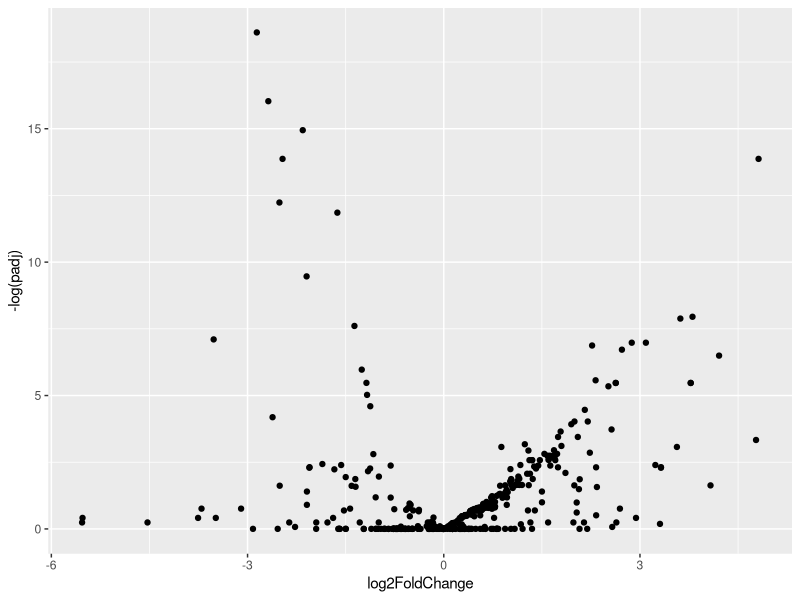
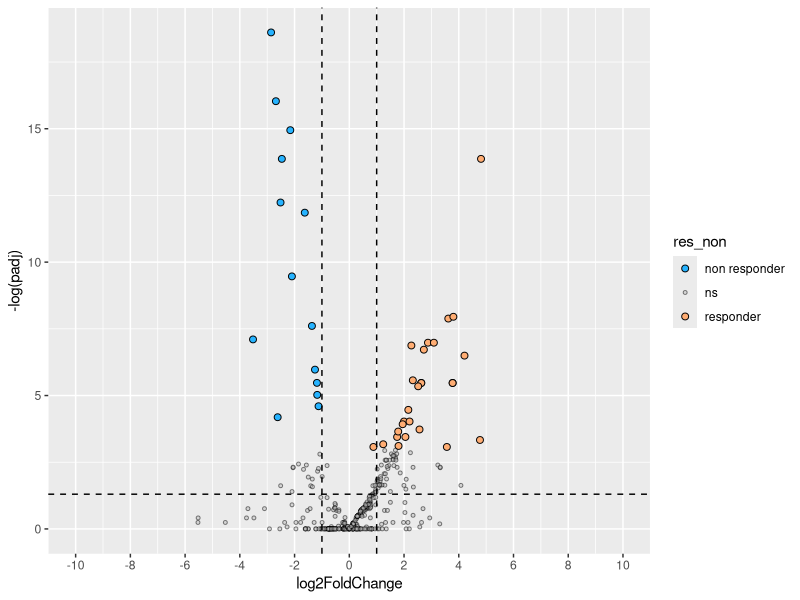
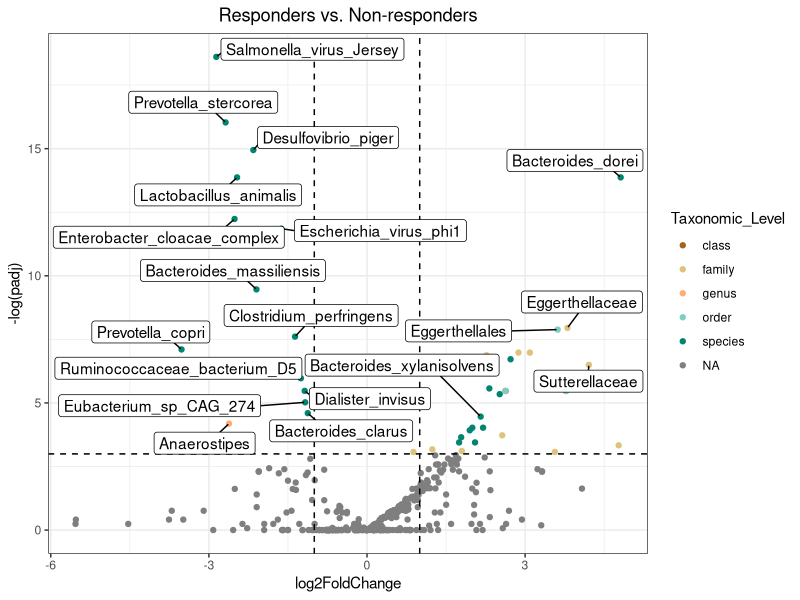
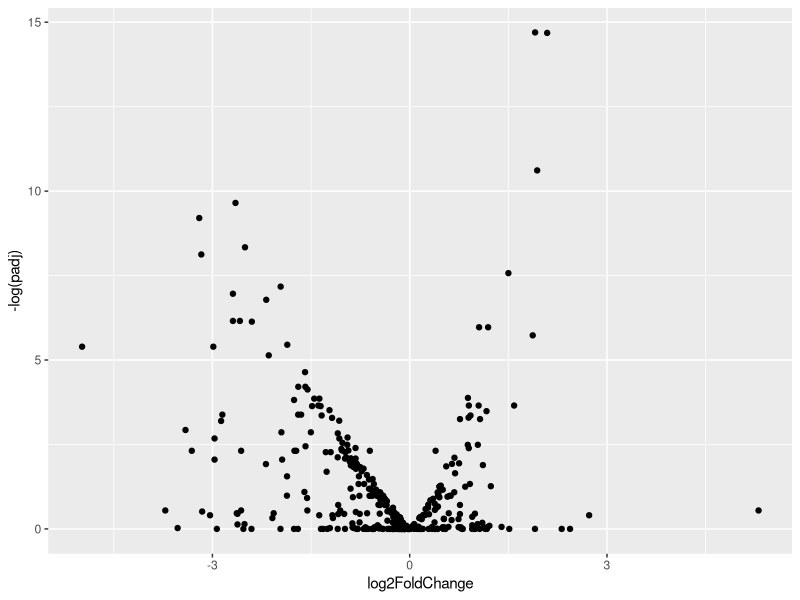
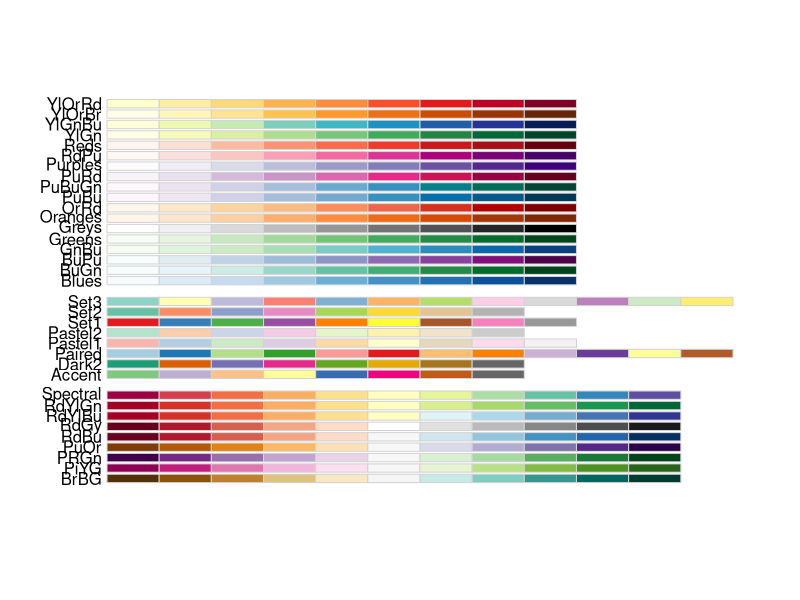
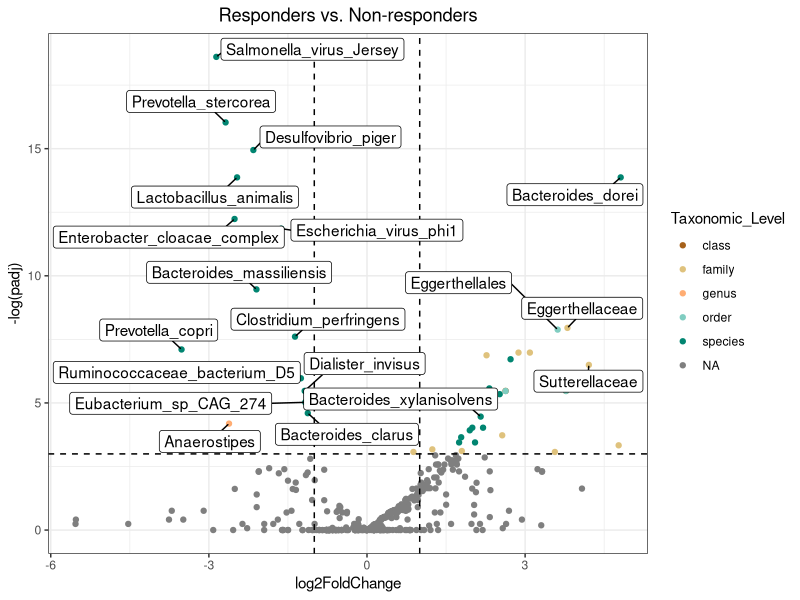

Here is the R script that generated these plots, in order: (Note: this script raises an error after producing the figures.)
## ---- chunk 1
knitr::opts_chunk$set(echo = TRUE)

library(dplyr)
library(tidyverse)
library(RColorBrewer)
library(ggplot2)
library(ggrepel)

## ---- chunk 2
df1 <- read_csv("../data/recist_deseq2_results.csv")
df2 <- read_csv("../data/irAE_deseq2_results.csv")
df3 <- read_csv("../data/irAEsubset_deseq2_results.csv")

## ---- chunk 3
df1_nona <- df1 %>%
  drop_na(padj)


## ---- chunk 4


ggplot(dat=df1_nona, aes(x=log2FoldChange, y=-log(padj))) + geom_point()

#class(df1$log2FoldChange)
#class(df1$padj)

## ---- chunk 5

tax_groups <- df1_nona %>%
  mutate(res_non = case_when(log2FoldChange > 0 & padj <= 0.05 ~ "responder",
                               log2FoldChange < 0 & padj <= 0.05 ~ "non responder",
                               TRUE ~ "ns"))  




cols <- c("responder" = "#ffad73", "non responder" = "#26b3ff", "ns" = "grey") 
sizes <- c("responder" = 2, "non responder" = 2, "ns" = 1) 
alphas <- c("responder" = 1, "non responder" = 1, "ns" = 0.5)

tax_groups %>%
  ggplot(aes(x = log2FoldChange,
             y = -log(padj),
             fill = res_non,    
             size = res_non,
             alpha = res_non)) + 
  geom_point(shape = 21, # Specify shape and colour as fixed local parameters    
             colour = "black") + 
  geom_hline(yintercept = -log10(0.05),
             linetype = "dashed") + 
  geom_vline(xintercept = c(log2(0.5), log2(2)),
             linetype = "dashed") +
  scale_fill_manual(values = cols) + # Modify point colour
  scale_size_manual(values = sizes) + # Modify point size
  scale_alpha_manual(values = alphas) + # Modify point transparency
  scale_x_continuous(breaks = c(seq(-10, 10, 2)),       
                     limits = c(-10, 10))  

## ---- chunk 6

df1_nona$log2FoldChange[df2$log2FoldChange > 0 & df2$padj <= 0.05]

 
tax_groups <- df1_nona %>% mutate(res_non = case_when(log2FoldChange > 0 & padj <= 0.05 ~ "responder",
                               log2FoldChange < 0 & padj <= 0.05 ~ "non responder",
                               TRUE ~ "ns"),
                             Taxonomic_Level = ifelse(padj < 0.05, level, NA))  

#cols <- c("responder" = "#ffad73", "non responder" = "#26b3ff", "ns" = "grey") 

brbgval <- brewer.pal(5, "BrBG")
brbgval[3] <- "#ffad73"


tax_names <- tax_groups %>% mutate(taxnames = ifelse(padj <= 0.05, Taxonomy, NA))

tax_names$taxnames <- gsub("s__|f__|o__|g__|c__", "", tax_names$taxnames)



tax_names %>%
  ggplot(aes(x = log2FoldChange,
             y = -log(padj))) + 
  geom_point(aes(color= Taxonomic_Level)) +
  geom_hline(yintercept = -log(0.05),
             linetype = "dashed") + 
  geom_vline(xintercept = c(log2(0.5), log2(2)),
             linetype = "dashed") + 
  #scale_color_brewer(palette = "BrBG",na.value = "grey50") +
  theme_bw() +
  scale_color_manual(values = brbgval) +
  geom_label_repel(aes(label = taxnames),
                  max.overlaps = 10,
                  force = 50,
                  force_pull = 10,
                  min.segment.length = 0.005) +
  ggtitle("Responders vs. Non-responders") +
  theme(plot.title = element_text(hjust = 0.5))

 ggsave("../figures/mitox_volcanoplot_resnon.png",
       height = 5,
       width = 7,
       dpi=400)

 

## ---- chunk 7

df2_nona <- df2 %>%
  drop_na(padj)

## ---- chunk 8

ggplot(dat=df2_nona, aes(x=log2FoldChange, y=-log(padj))) + geom_point()

df2_nona$log2FoldChange[df2_nona$log2FoldChange > 0 & df2$padj <= 0.05]

 
tax_groups_df2 <- df2_nona %>% mutate(Taxonomic_Level = ifelse(padj < 0.05, level, NA))  

#cols <- c("responder" = "#ffad73", "non responder" = "#26b3ff", "ns" = "grey") 

brbgval <- brewer.pal(5, "BrBG")
brbgval[3] <- "#ffad73"


display.brewer.all()

tax_names_df2 <- tax_groups_df2 %>% mutate(taxnames = ifelse(padj <= 0.05, Taxonomy, NA))

tax_names_df2$taxnames <- gsub("s__|f__|o__|g__|c__", "", tax_names_df2$taxnames)



tax_names_df2 %>%
  ggplot(aes(x = log2FoldChange,
             y = -log(padj))) + 
  geom_point(aes(color= Taxonomic_Level)) +
  geom_hline(yintercept = -log(0.05),
             linetype = "dashed") + 
  geom_vline(xintercept = c(log2(0.5), log2(2)),
             linetype = "dashed") + 
  #scale_color_brewer(palette = "BrBG",na.value = "grey50") +
  theme_bw() +
  scale_color_manual(values = brbgval) +
  geom_label_repel(aes(label = taxnames),
                  max.overlaps = 10,
                  force = 50,
                  force_pull = 10,
                  min.segment.length = 0.005) +
  ggtitle("irAE and Microbe Abundance") +
  theme(plot.title = element_text(hjust = 0.5))

 ggsave("../figures/mitox_volcanoplot_irae.png",
       height = 5,
       width = 7,
       dpi=400)

## ---- chunk 9
df3_nona <- df3 %>%
  drop_na(padj)
## ---- chunk 10

ggplot(dat=df3_nona, aes(x=log2FoldChange, y=-log(padj))) + geom_point()

df3_nona$log2FoldChange[df3_nona$log2FoldChange > 0 & df3$padj <= 0.05]

 
tax_groups_df3 <- df3_nona %>% mutate(Taxonomic_Level = ifelse(padj < 0.05, level, NA))  

#cols <- c("responder" = "#ffad73", "non responder" = "#26b3ff", "ns" = "grey") 

brbgval <- brewer.pal(5, "BrBG")
brbgval[3] <- "#ffad73"


tax_names_df3 <- tax_groups_df3 %>% mutate(taxnames = ifelse(padj <= 0.05, Taxonomy, NA))

tax_names_df3$taxnames <- gsub("s__|f__|o__|g__|c__", "", tax_names_df3$taxnames)



tax_names_df3 %>%
  ggplot(aes(x = log2FoldChange,
             y = -log(padj))) + 
  geom_point(aes(color= Taxonomic_Level)) +
  geom_hline(yintercept = -log(0.05),
             linetype = "dashed") + 
  geom_vline(xintercept = c(log2(0.5), log2(2)),
             linetype = "dashed") + 
  #scale_color_brewer(palette = "BrBG",na.value = "grey50") +
  theme_bw() +
  scale_color_manual(values = brbgval) +
  geom_label_repel(aes(label = taxnames),
                  max.overlaps = 10,
                  force = 50,
                  force_pull = 10,
                  min.segment.length = 0.005) +
  ggtitle("irAE and Responders") +
  theme(plot.title = element_text(hjust = 0.5))


ggsave("../figures/mitox_volcanoplot_iraesubset.png",
       height = 5,
       width = 7,
       dpi=400)
